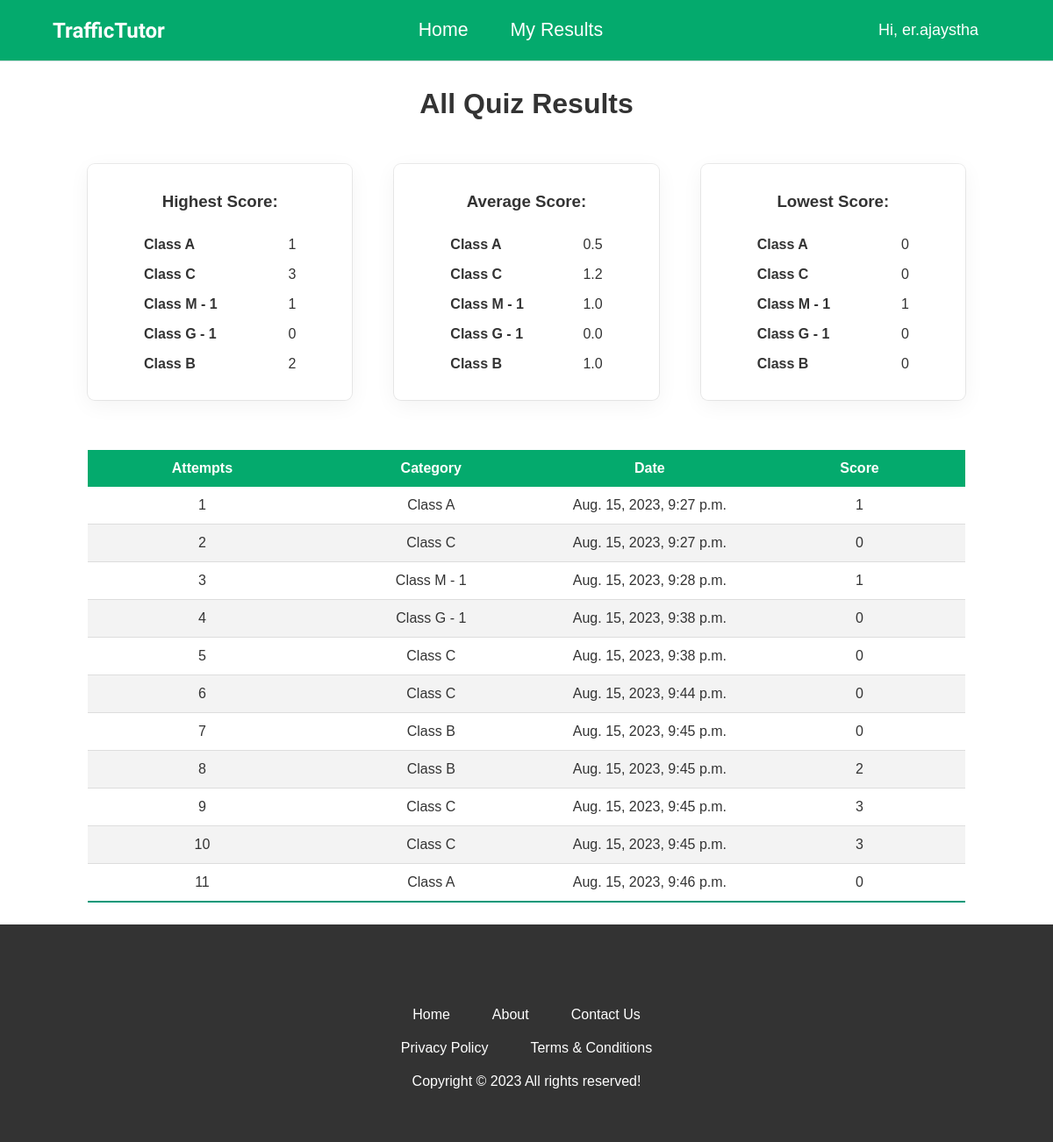
Screenshot of /score/ (signed in) with the database file from the repository.
### Quiz/models.py (models this page shows, shortened)
class Category(models.Model):
    created_at = models.DateField(auto_now_add=True)
    updated_at = models.DateField(auto_now_add=True)
    category_name = models.CharField(max_length=100)
    def __str__(self) -> str:
        return self.category_name

class QuizResult(models.Model):
    user = models.ForeignKey(User, on_delete=models.CASCADE)
    score = models.IntegerField()
    datetime = models.DateTimeField(auto_now_add=True)
    category = models.ForeignKey(
        Category, on_delete=models.CASCADE, default=None, null=True)

### Quiz/views.py (the view)
# urls.py: path('score/', views.score, name='score'),  # URL for the score view
@login_required(login_url="/login")  # Middleware to authenticate user
def score(request):
    try:
        quiz_results = QuizResult.objects.filter(
            user__username__icontains=request.user)
        obj = {}
        for el in quiz_results:
            category = el.category
            if category in obj:
                obj[category].append(el)
            else:
                obj[category] = [el]
        scores = list()
        for el in obj.items():
            key, val = el
            highest = total_score = 0
            lowest = val[0].score
            count = len(val)
            for v in val:
                if highest < v.score:
                    highest = v.score
                if lowest > v.score:
                    lowest = v.score
                total_score += v.score
            scores.append({'category': key, 'total_score': total_score,
                           'count': count, 'highest': highest, 'lowest': lowest,
                           'average': round(float(total_score / count), 2)})
        context = {'user': request.user.username,
                   'quiz_results': quiz_results, 'scores': scores}
        return render(request, 'score.html', context)
    except ZeroDivisionError:
        return render(request, 'score.html')

### Quiz/templates/score.html (shortened to what this page needs)
{% extends 'base.html' %} {% load static %}
{% block css_files %}
<link rel="stylesheet" href="../static/quiz.css" />
{%endblock %}
{% block content %} {% if quiz_results|length >= 1 %}
<div class="all-results-container">
  <h1>All Quiz Results</h1>
  <br />
  <div class="card-result">
    <div class="result-container">
      <h3>Highest Score:</h3>
      {% for score in scores %}
      <div class="card-content">
        <strong>{{score.category}}</strong>
        <p>{{score.highest}}</p>
      </div>
      {% endfor %}
    </div>
    <div class="result-container">
      <h3>Average Score:</h3>
      {% for score in scores %}
      <div class="card-content">
        <strong>{{score.category}}</strong>
        <p>{{score.average}}</p>
      </div>
      {% endfor %}
    </div>
    <div class="result-container">
      <h3>Lowest Score:</h3>
      {% for score in scores %}
      <div class="card-content">
        <strong>{{score.category}}</strong>
        <p>{{score.lowest}}</p>
      </div>
      {% endfor %}
    </div>
  </div>
  <table>
    <thead>
      <tr>
        <th>Attempts</th>
        <th>Category</th>
        <th>Date</th>
        <th>Score</th>
      </tr>
    </thead>
    <tbody>
      {% for quiz_result in quiz_results %}
      <tr>
        <td>{{forloop.counter}}</td>
        <td>{{quiz_result.category.category_name}}</td>
        <td>{{ quiz_result.datetime }}</td>
        <td>{{ quiz_result.score }}</td>
      </tr>
      {% endfor %}
    </tbody>
  </table>
</div>
{% else %}
<div class="no_result_illustrator"></div>
{% endif %} {% endblock %}

### Quiz/templates/base.html (shortened to what this page needs)
{% load static %}
<!DOCTYPE html>
<html lang="en">
  <head>
    <link rel="stylesheet" href="{% static "base.css" %}" />
    {% block css_files %} {% endblock %}
  </head>
  <body>
    <header>
      <nav class="navigation">
        <div class="nav-title">
          <h2 class="logo-header">
            <a href="/"> TrafficTutor </a>
          </h2>
        </div>
        <div class="center-navigation">
          <ul class="center-navigation">
            <li class="nav-buttom"><a href="/"> Home</a></li>
            <li class="nav-buttom">
              <a href="/score">My Results</a>
            </li>
          </ul>
        </div>
        <ul class="nav-links">
          {% if user %}
          <div class="login-div">
            <li>
              <a class="welcome-btn" href="#"
                ><span>Hi, {{user}}</span>
              </a>
            </li>
          </div>
          {% else %}
          <li><a href="/">Log in</a></li>
          <li><a href="/register">Sign up</a></li>
          {% endif %}
        </ul>
      </nav>
    </header>
    {% block content %} {% endblock %}
    <footer>
      <div class="footer-links">
        <p>Home</p>
        <p>About</p>
        <p>Contact Us</p>
      </div>
      <div class="footer-links">
        <p>Privacy Policy</p>
        <p>Terms & Conditions</p>
      </div>
      <p class="footer-text">Copyright &copy; 2023 All rights reserved!</p>
    </footer>
  </body>
</html>

### Quiz/static/base.css (style rules this page uses)
* { margin: 0; padding: 0; box-sizing: border-box; list-style: none; }
body { height: 100vh; font-family: Arial, Helvetica, sans-serif; color: #333; display: flex; flex-direction: column; justify-content: space-between; }
.navigation { padding: 12px 60px; display: flex; justify-content: space-between; align-items: center; background-color: #04aa6d; border-bottom: 1px solid #dfdfdf; }
.center-navigation { display: flex; list-style-type: none; gap: 3rem; font-family: Arial, Helvetica, sans-serif; }
.navigation h2 a { list-style: none; text-decoration: none; color: white; }
.navigation li a { list-style: none; text-decoration: none; color: white; }
.logo-header { font-family: "Quintessential", cursive; font-weight: 600; text-align: center; color: #fff; margin-bottom: 5px; margin-top: 5px; }
.nav-title { display: flex; gap: 20px; align-items: center; }
.nav-links { display: flex; gap: 15px; margin-bottom: 0; }
.welcome-btn { display: flex; align-items: center; gap: 5px; text-decoration: none; font-size: 18px; padding: 12px 20px; color: #fff; }
.login-div { position: relative; }
.nav-buttom { font-weight: 500gi; font-size: 16pt; text-decoration: none; color: white; }
footer { text-align: center; background-color: #333; color: #fff; padding: 60px; }
.footer-links { margin-bottom: 20px; display: flex; gap: 3rem; justify-content: center; }
.footer-links p { cursor: pointer; }

### Quiz/static/quiz.css (style rules this page uses)
.card-result { display: flex; gap: 3rem; justify-content: space-between; padding: 2rem 0rem; }
.card-content { display: flex; justify-content: space-between; padding-top: 1rem; }
.result-container { box-shadow: rgba(0, 0, 0, 0.05) 0px 6px 24px 0px, rgba(0, 0, 0, 0.08) 0px 0px 0px 1px; width: 12rem; padding: 2rem 4rem; border-radius: 0.5rem; -webkit-border-radius: 0.5rem; -moz-border-radius: 0.5rem; -ms-border-radius: 0.5rem; -o-border-radius: 0.5rem; width: 100%; }
.result-container h3 { padding-bottom: 0.8rem; }
.all-results-container { margin: 0 auto; text-align: center; }
.all-results-container h1 { margin-top: 30px; }
table, th, td { border-collapse: collapse; margin: 25px 0; font-size: 0.9em; width: 1000px; font-size: 16px; text-align: center; }
table thead tr { background-color: #04aa6d; color: #ffffff; text-align: center; }
table th, table td { padding: 12px 5px; }
table tbody tr { border-bottom: 1px solid #dddddd; }
table tbody tr:nth-of-type(even) { background-color: #f3f3f3; }
table tbody tr:last-of-type { border-bottom: 2px solid #009879; }

### rows the page displays
Category: category "Class A", highest "1", average "0.5", lowest "0"
Category: category "Class C", highest "3", average "1.2", lowest "0"
Category: category "Class M - 1", highest "1", average "1.0", lowest "1"
Category: category "Class G - 1", highest "0", average "0.0", lowest "0"
Category: category "Class B", highest "2", average "1.0", lowest "0"
QuizResult: category.category_name "Class A", datetime "Aug. 15, 2023, 9:27 p.m.", score "1"
QuizResult: category.category_name "Class C", datetime "Aug. 15, 2023, 9:27 p.m.", score "0"
QuizResult: category.category_name "Class M - 1", datetime "Aug. 15, 2023, 9:28 p.m.", score "1"
QuizResult: category.category_name "Class G - 1", datetime "Aug. 15, 2023, 9:38 p.m.", score "0"
QuizResult: category.category_name "Class C", datetime "Aug. 15, 2023, 9:38 p.m.", score "0"
QuizResult: category.category_name "Class C", datetime "Aug. 15, 2023, 9:44 p.m.", score "0"
QuizResult: category.category_name "Class B", datetime "Aug. 15, 2023, 9:45 p.m.", score "0"
QuizResult: category.category_name "Class B", datetime "Aug. 15, 2023, 9:45 p.m.", score "2"
QuizResult: category.category_name "Class C", datetime "Aug. 15, 2023, 9:45 p.m.", score "3"
QuizResult: category.category_name "Class C", datetime "Aug. 15, 2023, 9:45 p.m.", score "3"
QuizResult: category.category_name "Class A", datetime "Aug. 15, 2023, 9:46 p.m.", score "0"

### other values shown
{{ user }} "er.ajaystha"
